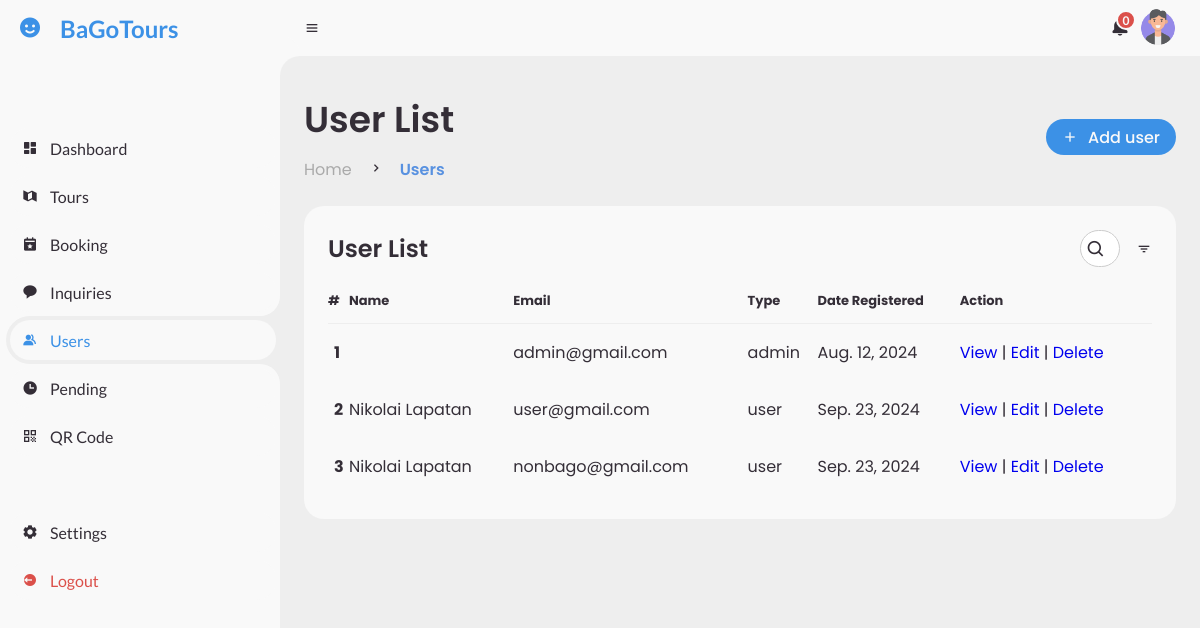
Screenshot of /admin/user.php (signed in) with the database file from the repository.
### tables this page shows
CREATE TABLE `users` (
  `id` int(50) NOT NULL,
  `profile_picture` varchar(200) DEFAULT NULL,
  `name` varchar(100) NOT NULL,
  `username` varchar(200) DEFAULT NULL,
  `password` varchar(200) DEFAULT NULL,
  `email` varchar(200) DEFAULT NULL,
  `phone_number` varchar(50) DEFAULT NULL,
  `home_address` varchar(200) NOT NULL,
  `role` varchar(200) DEFAULT NULL,
  `date_created` timestamp NOT NULL DEFAULT current_timestamp()
);

### admin/user.php (the view, shortened to what this page needs)
<?php
include '../include/db_conn.php';
$user_id = $_SESSION['user_id'];
try {
    $query = "SELECT * FROM users WHERE id <> :user_id";
    $stmt = $conn->prepare($query);
    $stmt->bindParam(':user_id', $user_id, PDO::PARAM_INT);
    $stmt->execute();
    $result = $stmt->fetchAll(PDO::FETCH_ASSOC);
} catch (PDOException $e) {
    die('Error: ' . $e->getMessage());
}
?>
<!DOCTYPE html>
<html lang="en">
<head>
    <link href='https://unpkg.com/boxicons@2.0.9/css/boxicons.min.css' rel='stylesheet'>
    <link rel="stylesheet" href="../assets/css/admin.css">
    <link rel="stylesheet" href="https://cdn.jsdelivr.net/npm/sweetalert2@11/dist/sweetalert2.min.css">
</head>
<body>
    <?php include 'includes/sidebar.php'; ?>
    <section id="content">
        <?php include 'includes/navbar.php'; ?>
        <main>
            <div class="head-title">
                <div class="left">
                    <h1>User List</h1>
                    <?php include 'includes/breadcrumb.php'; ?>
                </div>
                <a href="#" class="btn-download" data-bs-toggle="modal" data-bs-target="#addUserModal">
                    <i class='bx bx-plus'></i>
                    <span class="text">Add user</span>
                </a>
            </div>
            <div class="table-data" id="userTableContainer">
                <div class="order">
                    <div class="head">
                        <h3>User List</h3>
                        <div class="search-container">
                            <i class='bx bx-search' id="search-icon"></i>
                        </div>
                        <i class='bx bx-filter'></i>
                    </div>
                    <table id="userTable">
                        <thead>
                            <tr>
                                <th>#</th>
                                <th>Name</th>
                                <th>Email</th>
                                <th>Type</th>
                                <th>Date Registered</th>
                                <th>Action</th>
                            </tr>
                        </thead>
                        <tbody>
                            <?php
                            if (!empty($result)) {
                                $counter = 1;
                                foreach ($result as $row) {
                                    echo "<tr>
                <td><strong>" . htmlspecialchars($counter++) . "</strong></td>
                <td>" . htmlspecialchars($row['name']) . "</td>
                <td>" . htmlspecialchars($row['email']) . "</td>
                <td>" . htmlspecialchars($row['role']) . "</td>
                <td>" . date('M. d, Y', strtotime($row['date_created'])) . "</td>
                <td>
                    <a href='#' class='btn-view' data-id='" . htmlspecialchars($row['id']) . "'>View</a> |
                    <a href='#' class='btn-edit' data-id='" . htmlspecialchars($row['id']) . "'>Edit</a> |
                    <a href='#' class='btn-delete' data-id='" . htmlspecialchars($row['id']) . "'>Delete</a>
                </td>
              </tr>";
                                }
                            } else {
                                echo "<tr><td colspan='6'>No users found.</td></tr>";
                            }
                            ?>
                        </tbody>
                    </table>
                </div>
            </div>
        </main>
    </section>
</body>
</html>

### assets/css/admin.css (style rules this page uses)
* { margin: 0; padding: 0; box-sizing: border-box; }
a { text-decoration: none; }
:root { --poppins: 'Poppins', sans-serif; --lato: 'Lato', sans-serif; --light: #F9F9F9; --blue: #3C91E6; --light-blue: #CFE8FF; --grey: #eee; --dark-grey: #AAAAAA; --dark: #342E37; --red: #DB504A; --yellow: #FFCE26; --light-yellow: #FFF2C6; --orange: #FD7238; --light-orange: #FFE0D3; }
html { overflow-x: hidden; }
body { background: var(--grey); overflow-x: hidden; }
.search-container { display: flex; align-items: center; border: 1px solid #ccc; padding: 5px; border-radius: 20px; width: 40px; transition: width 0.4s ease; background-color: white; }
#search-icon { font-size: 20px; cursor: pointer; }
#content { position: relative; width: calc(100% - 280px); left: 280px; transition: .3s ease; }
#content main { width: 100%; padding: 36px 24px; font-family: var(--poppins); max-height: calc(100vh - 56px); overflow-y: auto; }
#content main .head-title { display: flex; align-items: center; justify-content: space-between; grid-gap: 16px; flex-wrap: wrap; }
#content main .head-title .left h1 { font-size: 36px; font-weight: 600; margin-bottom: 10px; color: var(--dark); }
#content main .head-title .btn-download { height: 36px; padding: 0 16px; border-radius: 36px; background: var(--blue); color: var(--light); display: flex; justify-content: center; align-items: center; grid-gap: 10px; font-weight: 500; }
#content main .table-data { display: flex; flex-wrap: wrap; grid-gap: 24px; margin-top: 24px; width: 100%; color: var(--dark); }
#content main .table-data>div { border-radius: 20px; background: var(--light); padding: 24px; overflow-x: auto; }
#content main .table-data .head { display: flex; align-items: center; grid-gap: 16px; margin-bottom: 24px; }
#content main .table-data .head h3 { margin-right: auto; font-size: 24px; font-weight: 600; }
#content main .table-data .head .bx { cursor: pointer; }
#content main .table-data .order { flex-grow: 1; flex-basis: 500px; }
#content main .table-data .order table { width: 100%; border-collapse: collapse; }
#content main .table-data .order table th { padding-bottom: 12px; font-size: 13px; text-align: left; border-bottom: 1px solid var(--grey); }
#content main .table-data .order table td { padding: 16px 0; }
#content main .table-data .order table tr td:first-child { display: flex; align-items: center; grid-gap: 12px; padding-left: 6px; }

### rows the page displays
users: email "admin@gmail.com", role "admin", date_created "Aug. 12, 2024"
users: name "Nikolai Lapatan", email "user@gmail.com", role "user", date_created "Sep. 23, 2024"
users: name "Nikolai Lapatan", email "nonbago@gmail.com", role "user", date_created "Sep. 23, 2024"

### other values shown
$breadcrumb['title'] "Home"
$breadcrumb['title'] "Users"
